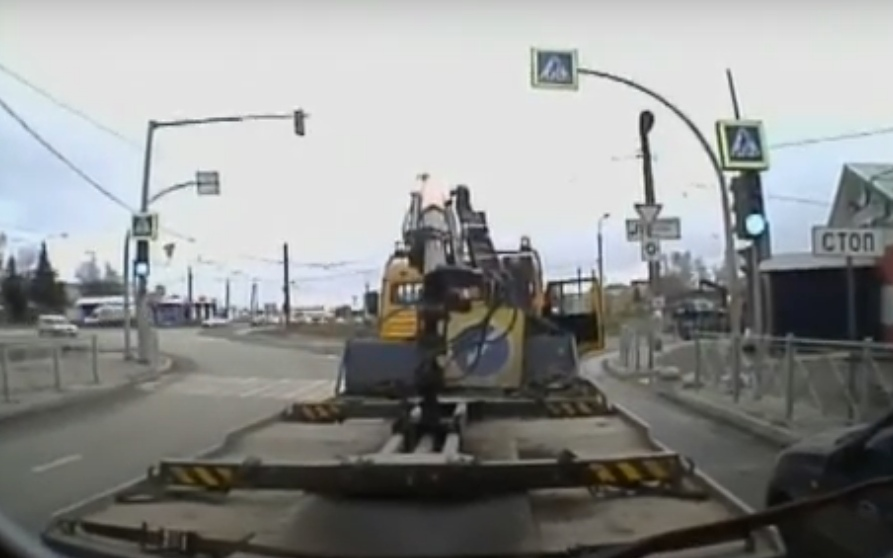
#> input picture green/img_0.jpg, 893 x 558 px
$ python -i main.py   (imports and definitions only)
#> lines starting #> are read from the running program, lines starting #| are printed output that depends on the picture; after the words box and inside, x2 and y2 are one past the last pixel; in counts of white or black regions, pixels touching at a corner belong together
import numpy as np
import os
import six.moves.urllib as urllib
import tarfile
import tensorflow as tf
from matplotlib import pyplot as plt
from PIL import Image
from os import path
from utils import label_map_util
from utils import visualization_utils as vis_util
import time
import cv2
import random
import time


def detect_red(img, Threshold=0.01):
    """
    detect red and yellow
    :param img:
    :param Threshold:
    :return:
    """
#> called with Threshold = 0.01

    desired_dim = (30, 90)  # width, height
    img = cv2.resize(np.array(img), desired_dim,
                     interpolation=cv2.INTER_LINEAR)
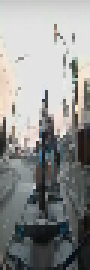
#> img: shape (90, 30, 3) (shown 3 times larger); mean of channels 0, 1, 2 143.1, 144.6, 143.4; drawn as B, G, R
    img_hsv = cv2.cvtColor(img, cv2.COLOR_RGB2HSV)
#> img_hsv: shape (90, 30, 3); mean H, S, V 46.2, 21.4, 147.5

    # lower mask (0-10)
    lower_red = np.array([0, 70, 50])
    upper_red = np.array([10, 255, 255])
    mask0 = cv2.inRange(img_hsv, lower_red, upper_red)
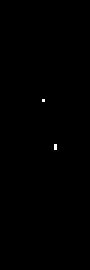
#> mask0: shape (90, 30) (shown 3 times larger); 0.11% white in thin lines or dots, all inside (x1, y1, x2, y2) = (14, 33, 19, 50)

    # upper mask (170-180)
    lower_red = np.array([170, 70, 50])
    upper_red = np.array([180, 255, 255])
    mask1 = cv2.inRange(img_hsv, lower_red, upper_red)
#> mask1: shape (90, 30); every value is 0

    # red pixels' mask
    mask = mask0+mask1

    # Compare the percentage of red values
    rate = np.count_nonzero(mask) / (desired_dim[0] * desired_dim[1])
#> rate = 0.00111

    if rate > Threshold:
        return True
    else:
        return False


# [179 lines left out: functions detect_green, load_image_into_numpy_array, read_traffic_lights, plot_origin_image, detect_traffic_lights, not called in this run]


# [10 lines not run here, left out]

>>> import cv2
>>> picture = cv2.cvtColor(cv2.imread('green/img_0.jpg'), cv2.COLOR_BGR2RGB)
>>> result = detect_red(picture)
#> result = False

$ run again, on green/img_1.jpg
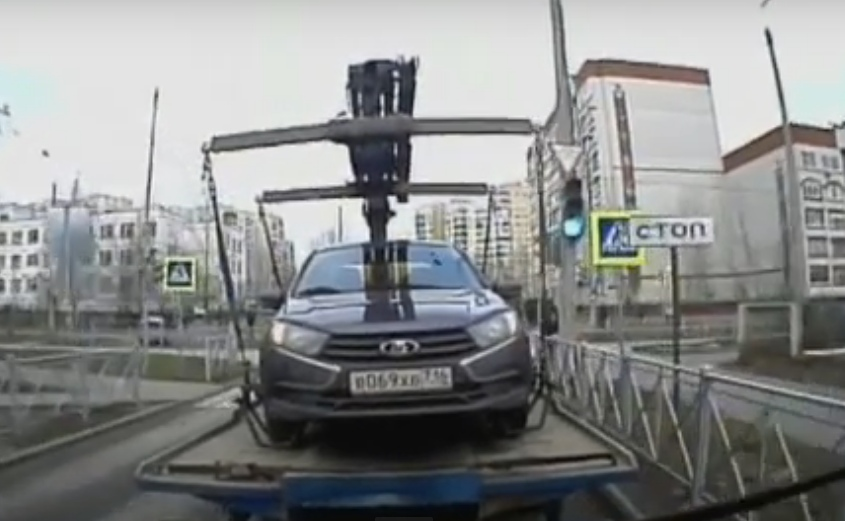
#> input picture green/img_1.jpg, 845 x 521 px
#> in detect_red, `img = cv2.resize(np.array(img), desired_dim, interpolation=cv2.INTER_L..`:
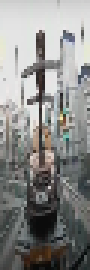
#> img: shape (90, 30, 3) (shown 3 times larger); mean of channels 0, 1, 2 135.8, 137.6, 137.4; drawn as B, G, R
#> img_hsv: shape (90, 30, 3); mean H, S, V 57.7, 17.6, 140.1
#> mask0: shape (90, 30); every value is 0
#> rate = 0
#> result = False

$ run again, on green/img_10.jpg
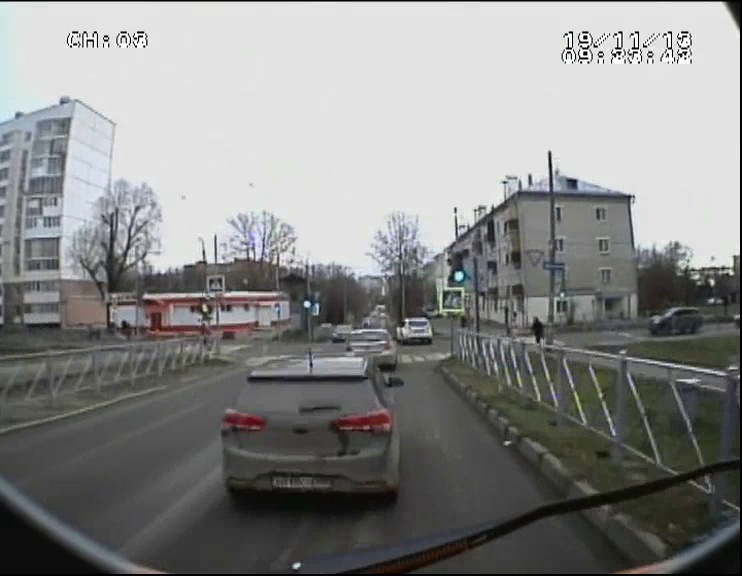
#> input picture green/img_10.jpg, 742 x 576 px
#> img_hsv: shape (90, 30, 3); mean H, S, V 41, 15.4, 139
#> in detect_red, `mask0 = cv2.inRange(img_hsv, lower_red, upper_red)`:
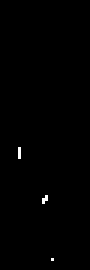
#> mask0: shape (90, 30) (shown 3 times larger); 0.33% white in thin lines or dots, all inside (x1, y1, x2, y2) = (6, 49, 18, 87)
#> mask1: shape (90, 30); 0.41% white in thin lines or dots, all inside (x1, y1, x2, y2) = (6, 47, 16, 68)
#> in detect_red, `mask = mask0+mask1`:
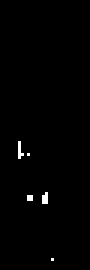
#> mask: shape (90, 30) (shown 3 times larger); 0.74% white in thin lines or dots, all inside (x1, y1, x2, y2) = (6, 47, 18, 87)
#> rate = 0.00741
#> result = False

$ run again, on green/img_11.jpg
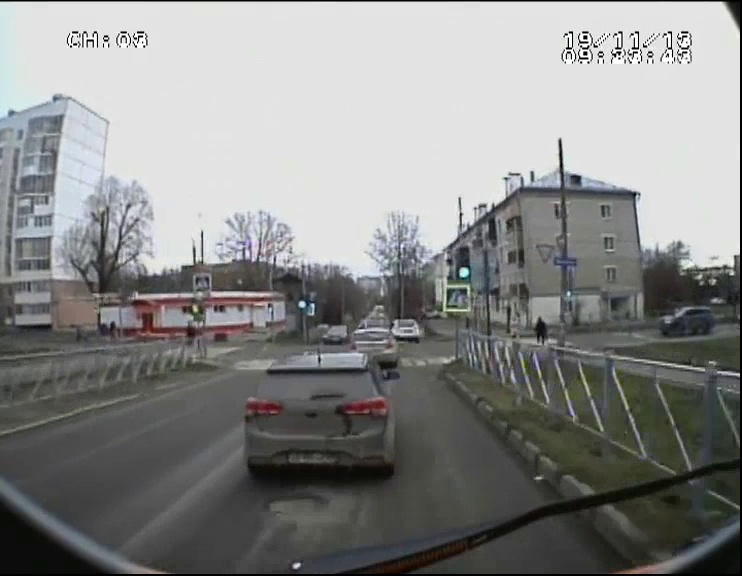
#> input picture green/img_11.jpg, 742 x 576 px
#> img_hsv: shape (90, 30, 3); mean H, S, V 39.9, 15.4, 140.5
#> mask0: shape (90, 30); 0.22% white in thin lines or dots, all inside (x1, y1, x2, y2) = (6, 47, 11, 65)
#> in detect_red, `mask1 = cv2.inRange(img_hsv, lower_red, upper_red)`:
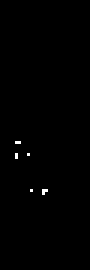
#> mask1: shape (90, 30) (shown 3 times larger); 0.33% white in thin lines or dots, all inside (x1, y1, x2, y2) = (5, 47, 16, 65)
#> in detect_red, `mask = mask0+mask1`:
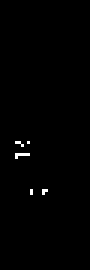
#> mask: shape (90, 30) (shown 3 times larger); 0.56% white in thin lines or dots, all inside (x1, y1, x2, y2) = (5, 47, 16, 65)
#> rate = 0.00556
#> result = False
